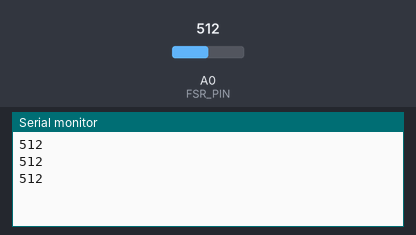
The program below on a simulated Arduino Uno, built with avr-gcc and run on an emulated ATmega328P. On the bench: the last lines printed to the serial monitor. The test bench sets the inputs (shaded band); at power-on: A0 (FSR_PIN) = 512.

Above: at 1.3 s.
1.4 s: A0 (FSR_PIN) set to 716
At 1.9 s:
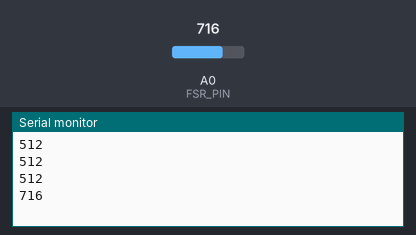
2.9 s: A0 (FSR_PIN) set to 900
At 3.4 s:
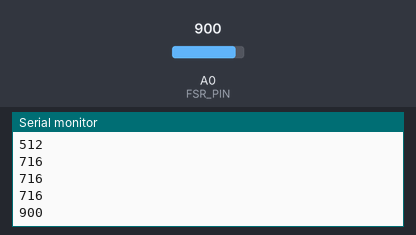
Timing chart, 0 to 5.9 s (numbered marks = the images above; inputs shaded):
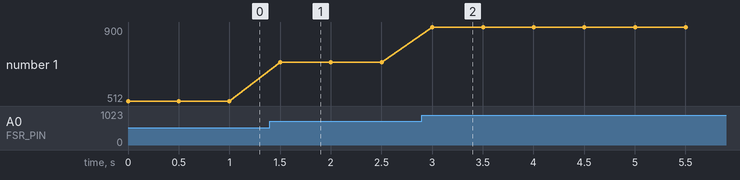

Measured:
- after the input at 1.4 s, the serial monitor: prints a new line after 0.10 s (image 1)
- after the input at 2.9 s, the serial monitor: prints a new line after 0.10 s (image 2)
- plotted number 1: 512 → 716 after the input at 1.4 s, 716 → 900 after the input at 2.9 s

The program:

main.cpp
```cpp
/**
 * @file main.ino
 * @brief Read FSR sensor values and print them to the Serial console.
 *
 * This lightweight Arduino sketch reads an analog value from a force-sensitive
 * resistor (FSR) attached to an analog input pin and prints the reading every
 * 500 ms. Designed for quick diagnostics and logging of raw ADC values.
 *
 * @author Akshat Lakhotiya
 * @version 1.0
 * @date 2026-02-19
 */

#include <Arduino.h>

/**
 * @def FSR_PIN
 * @brief Analog input pin connected to the FSR sensor.
 *
 * Use an available analog pin on the target board (for example `A0` on many
 * Arduino boards). Change this macro if the sensor is connected to a different
 * analog input.
 */
#define FSR_PIN A0

/**
 * @brief Holds the most recent analog reading from the FSR sensor.
 *
 * The numeric range depends on the board ADC resolution (commonly 0..1023 for
 * a 10-bit ADC). This variable is updated inside `loop()` and printed to
 * Serial for monitoring.
 */
static int value = 0;

/**
 * @brief Initialize serial communication and configure the FSR pin.
 *
 * - Starts Serial at 9600 baud for logging.
 * - Configures the FSR pin as an input (harmless for analog pins but explicit
 *   for clarity).
 *
 * @note Call once during device startup.
 * @return void
 */
void setup() {
    Serial.begin(9600);
    pinMode(FSR_PIN, INPUT);
}

/**
 * @brief Main application loop: read FSR and print the value.
 *
 * The loop performs the following steps:
 * 1. Read the analog value from the FSR attached to `FSR_PIN`.
 * 2. Print the value to the Serial console followed by a newline.
 * 3. Wait 500 ms before taking the next reading.
 *
 * @note Adjust the sampling delay or baud rate to suit your application.
 * @return void
 */
void loop() {
    value = analogRead(FSR_PIN);
    Serial.println(value);
    delay(500);
}
```
